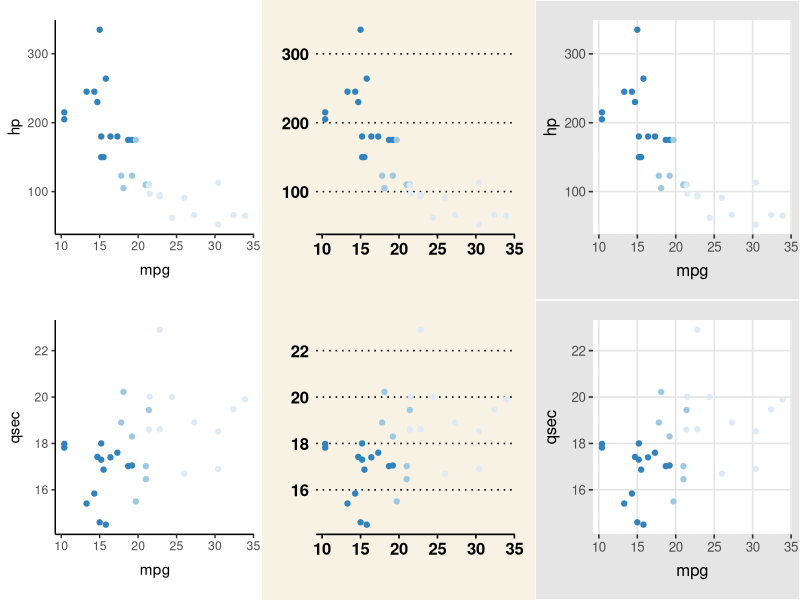

Reproduce this figure in R.
## ---- chunk 1
library(dplyr)
library(magrittr)
library(knitr)
library(ggplot2)
library(ggthemes)
## ---- chunk 2
kable(mtcars[1:3, ], caption="\\label{tbl:cars}First three rows
      from the `mtcars` dataset.")
## ---- chunk 3
iris %>% head(4) %>% kable(format="latex", digits=2, row.names=T,
  caption="\\label{tbl:float_tbl}Floating table")
## ---- chunk 4
suppressMessages(library(gridExtra, warn.conflicts = F))
p <- ggplot(mtcars, aes(x=mpg, col=factor(cyl))) +
    scale_color_brewer("Set1", guide=F)
a <- p + geom_point(aes(y=hp))
b <- p + geom_point(aes(y=qsec))
t1 <- theme_classic()
t2 <- theme_wsj()
t3 <- theme_igray()

f <- ggplotGrob

rbind(cbind( f(a+t1), f(a+t2), f(a+t3) ),
      cbind( f(b+t1), f(b+t2), f(b+t3) )) %>% plot
